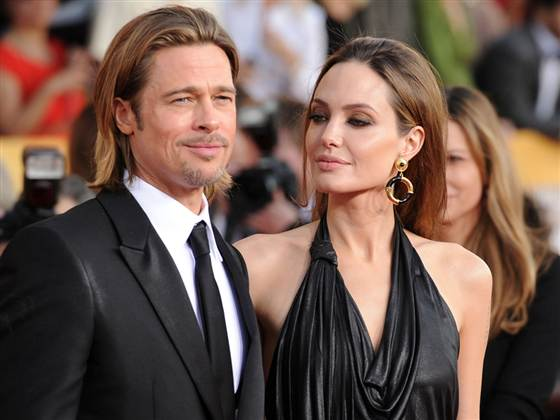
#> input picture images/brad.jpg, 560 x 420 px, found by its file name
$ python wavelet.py
#> lines starting #> are read from the running program, lines starting #| are printed output that depends on the picture
import numpy as np
import matplotlib.pyplot as plt
import imutils
import pywt
import pywt.data

import cv2 as cv

def apply_fourier(orig):
    orig = imutils.resize(orig, width=200)
    orig_spectrum = np.fft.fftshift(np.fft.fft2(orig))
    print(orig.shape)
    fig, ax = plt.subplots(1, 2, figsize=(15, 15))
    ax[0].imshow(orig, cmap='gray')
    ax[1].imshow(np.log(abs(orig_spectrum)))
    plt.show()

# Load image
original = cv.imread('images/brad.jpg', 0)
#> original: shape (420, 560); min 0, max 255, mean 93.3

# Wavelet transform of image, and plot approximation and details
titles = ['Approximation', ' Horizontal detail',
          'Vertical detail', 'Diagonal detail']
coeffs2 = pywt.dwt2(original, 'bior1.3')
LL, (LH, HL, HH) = coeffs2
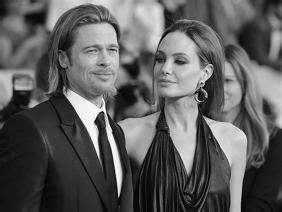
#> LL: shape (212, 282) float64; min -13.63, max 532.5, mean 186.3; drawn with min black and max white
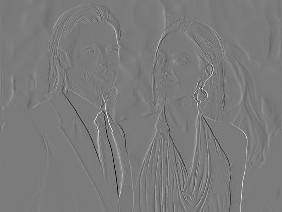
#> HL: shape (212, 282) float64; min -175.1, max 187.3, mean 0; drawn with min black and max white
_, (_, _, HH2) = pywt.dwt2(HH, 'bior1.3')
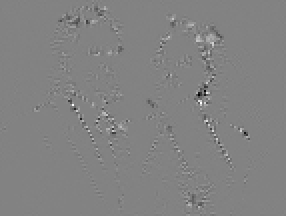
#> HH2: shape (108, 143) float64 (shown 2 times larger); min -78.25, max 74.5, mean 0; drawn with min black and max white
_, (_, _, HH3) = pywt.dwt2(HH2, 'bior1.3')
_, (_, _, HH4) = pywt.dwt2(HH3, 'bior1.3')
_, (_, _, HH5) = pywt.dwt2(HH4, 'bior1.3')

for i, a in enumerate([LL, abs(HH), abs(HH2), abs(HH3), abs(HH4), abs(HH5)]):
    plt.imshow(a, cmap="gray")
    plt.show()
#> this loop made 6 passes

for H in [LL, abs(HH), abs(HH2), abs(HH3), abs(HH4), abs(HH5)]:
    apply_fourier(H.astype(np.uint8))
#> this loop made 6 passes
#| (150, 200)
#| (150, 200)
#| (151, 200)
#| (151, 200)
#| (153, 200)
#| (154, 200)
#> pass 1, in apply_fourier, `orig = imutils.resize(orig, width=200)`:
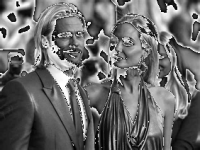
#> orig: shape (150, 200); min 0, max 254, mean 107.3
#> pass 1, in apply_fourier, `plt.show()`:
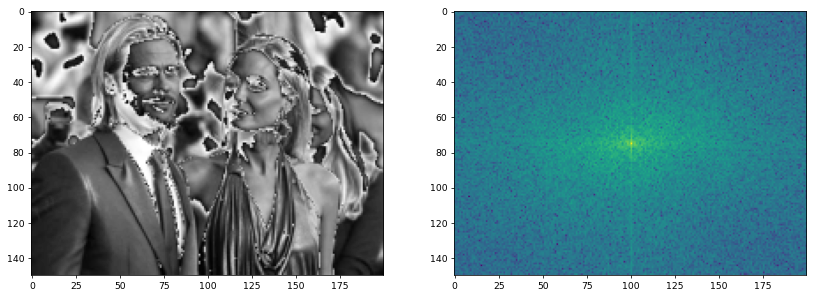
#> figure drawn by matplotlib, 2 panels
#> pass 2, in apply_fourier (call 2), `orig = imutils.resize(orig, width=200)`:
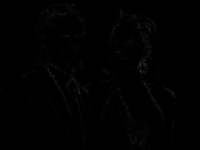
#> orig: shape (150, 200); min 0, max 49, mean 1
#> pass 2, in apply_fourier (call 2), `plt.show()`:
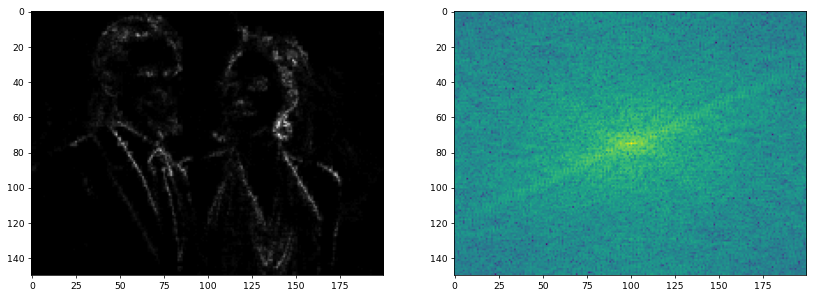
#> figure drawn by matplotlib, 2 panels

$ run again, with images/test.jpg copied over images/brad.jpg
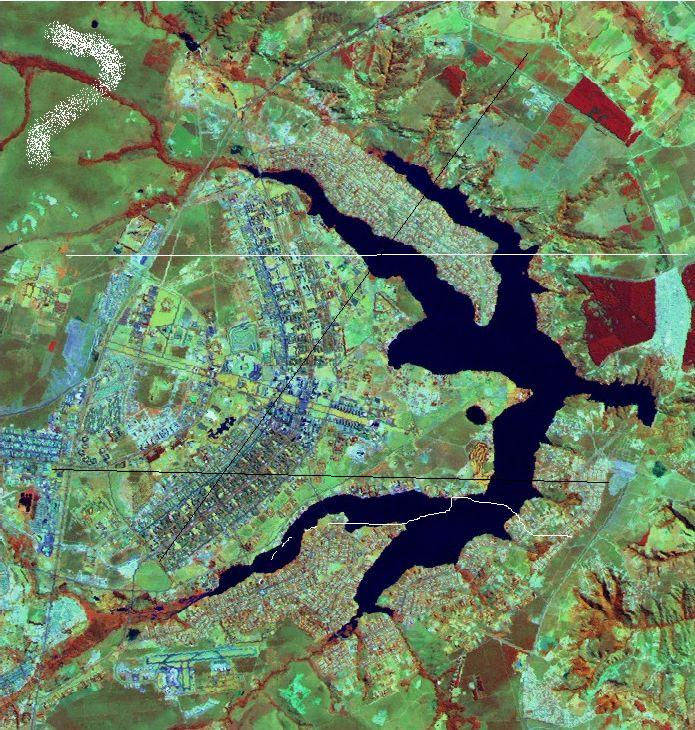
#> input picture images/test.jpg, 695 x 730 px, found by its file name
#> the loop `for i, a in enumerate([LL, abs(HH), abs(HH2), abs(HH3), abs(HH4), abs(..` made 6 passes
#> the loop `for H in [LL, abs(HH), abs(HH2), abs(HH3), abs(HH4), abs(HH5)]:` made 6 passes
#| (209, 200)
#| (209, 200)
#| (210, 200)
#| (208, 200)
#| (208, 200)
#> (further printed lines are left out)
#> pass 1, in apply_fourier, `plt.show()`:
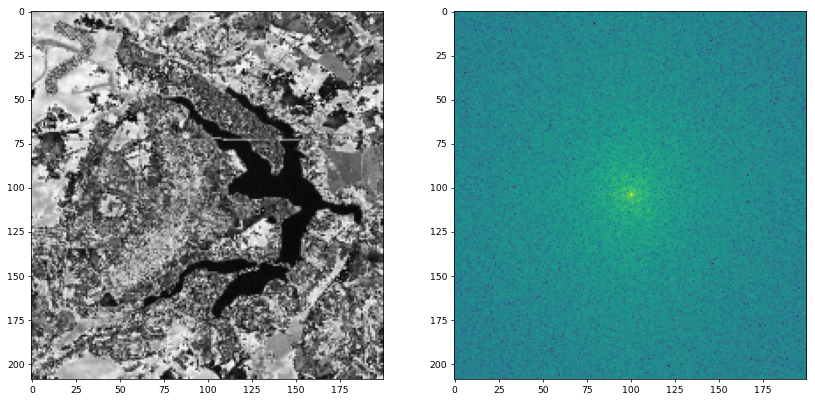
#> figure drawn by matplotlib, 2 panels
#> pass 3, in apply_fourier (call 3), `orig = imutils.resize(orig, width=200)`:
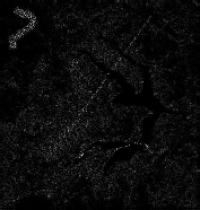
#> orig: shape (210, 200); min 0, max 165, mean 10.7
